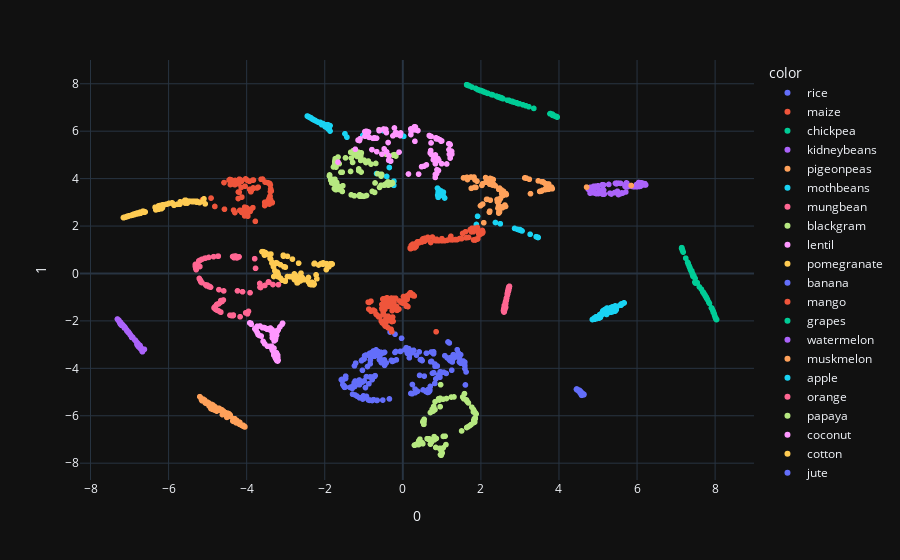

The notebook cell saved with this chart:
### Markdown cell above
# T-SNE

Experimentación con los hiperparámetros (número de iteraciones, componentes y perplejidad)

### Code cell
tsne = TSNE(n_components=2, perplexity=5, n_iter=260)
X_tsne = tsne.fit_transform(data_standar)

fig = px.scatter(X_tsne,
                 x=0,
                 y=1,
                 color=data['label'])
fig
